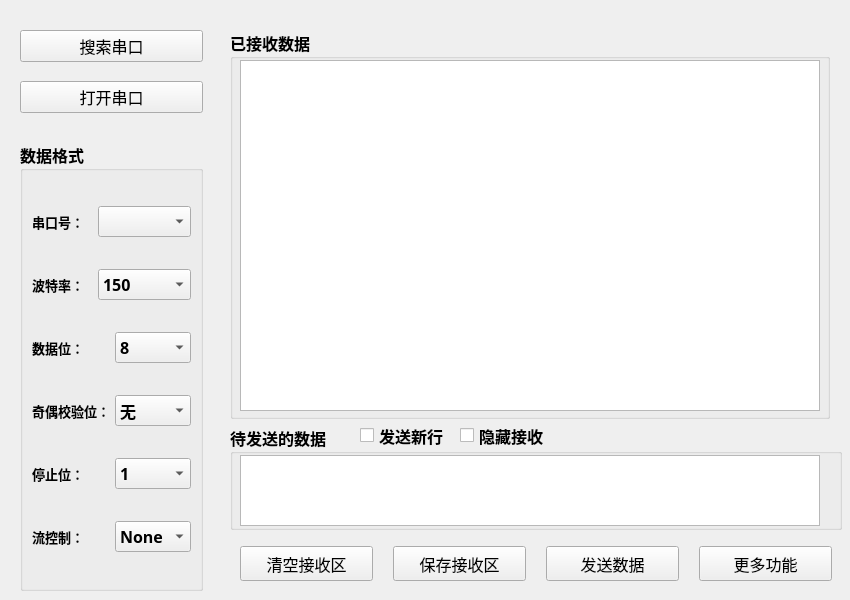
<?xml version="1.0" encoding="UTF-8"?>
<ui version="4.0">
 <class>MainWindow</class>
 <widget class="QMainWindow" name="MainWindow">
  <property name="geometry">
   <rect>
    <x>0</x>
    <y>0</y>
    <width>850</width>
    <height>600</height>
   </rect>
  </property>
  <property name="minimumSize">
   <size>
    <width>850</width>
    <height>600</height>
   </size>
  </property>
  <property name="maximumSize">
   <size>
    <width>850</width>
    <height>600</height>
   </size>
  </property>
  <property name="font">
   <font>
    <family>微软雅黑</family>
    <pointsize>12</pointsize>
   </font>
  </property>
  <property name="windowTitle">
   <string>启蒙上位机2.5尽可能减少空行、数字被拆分的可能</string>
  </property>
  <property name="iconSize">
   <size>
    <width>64</width>
    <height>64</height>
   </size>
  </property>
  <widget class="QWidget" name="centralwidget">
   <widget class="QWidget" name="layoutWidget1">
    <property name="geometry">
     <rect>
      <x>20</x>
      <y>30</y>
      <width>183</width>
      <height>561</height>
     </rect>
    </property>
    <layout class="QVBoxLayout" name="verticalLayout_3" stretch="2,1,6">
     <item>
      <layout class="QVBoxLayout" name="verticalLayout_2" stretch="1,0,1">
       <item>
        <widget class="QPushButton" name="searchButton">
         <property name="text">
          <string>搜索串口</string>
         </property>
         <property name="autoDefault">
          <bool>true</bool>
         </property>
        </widget>
       </item>
       <item>
        <spacer name="verticalSpacer">
         <property name="orientation">
          <enum>Qt::Vertical</enum>
         </property>
         <property name="sizeType">
          <enum>QSizePolicy::Maximum</enum>
         </property>
         <property name="sizeHint" stdset="0">
          <size>
           <width>20</width>
           <height>13</height>
          </size>
         </property>
        </spacer>
       </item>
       <item>
        <widget class="QPushButton" name="openButton">
         <property name="text">
          <string>打开串口</string>
         </property>
        </widget>
       </item>
      </layout>
     </item>
     <item>
      <spacer name="verticalSpacer_2">
       <property name="orientation">
        <enum>Qt::Vertical</enum>
       </property>
       <property name="sizeType">
        <enum>QSizePolicy::Maximum</enum>
       </property>
       <property name="sizeHint" stdset="0">
        <size>
         <width>20</width>
         <height>23</height>
        </size>
       </property>
      </spacer>
     </item>
     <item>
      <widget class="QGroupBox" name="groupBox">
       <property name="font">
        <font>
         <weight>75</weight>
         <bold>true</bold>
        </font>
       </property>
       <property name="title">
        <string>数据格式</string>
       </property>
       <layout class="QVBoxLayout" name="verticalLayout">
        <item>
         <layout class="QHBoxLayout" name="horizontalLayout">
          <item>
           <widget class="QLabel" name="label">
            <property name="font">
             <font>
              <pointsize>10</pointsize>
             </font>
            </property>
            <property name="text">
             <string>串口号：</string>
            </property>
           </widget>
          </item>
          <item>
           <widget class="QComboBox" name="portName"/>
          </item>
         </layout>
        </item>
        <item>
         <layout class="QHBoxLayout" name="horizontalLayout_2">
          <item>
           <widget class="QLabel" name="label_2">
            <property name="font">
             <font>
              <pointsize>10</pointsize>
             </font>
            </property>
            <property name="text">
             <string>波特率：</string>
            </property>
           </widget>
          </item>
          <item>
           <widget class="QComboBox" name="baud_rate">
            <item>
             <property name="text">
              <string>150</string>
             </property>
            </item>
            <item>
             <property name="text">
              <string>300</string>
             </property>
            </item>
            <item>
             <property name="text">
              <string>600</string>
             </property>
            </item>
            <item>
             <property name="text">
              <string>1200</string>
             </property>
            </item>
            <item>
             <property name="text">
              <string>2400</string>
             </property>
            </item>
            <item>
             <property name="text">
              <string>4800</string>
             </property>
            </item>
            <item>
             <property name="text">
              <string>7200</string>
             </property>
            </item>
            <item>
             <property name="text">
              <string>9600</string>
             </property>
            </item>
            <item>
             <property name="text">
              <string>14400</string>
             </property>
            </item>
            <item>
             <property name="text">
              <string>19200</string>
             </property>
            </item>
            <item>
             <property name="text">
              <string>38400</string>
             </property>
            </item>
            <item>
             <property name="text">
              <string>43000</string>
             </property>
            </item>
            <item>
             <property name="text">
              <string>57600</string>
             </property>
            </item>
            <item>
             <property name="text">
              <string>115200</string>
             </property>
            </item>
            <item>
             <property name="text">
              <string>128000</string>
             </property>
            </item>
            <item>
             <property name="text">
              <string>230400</string>
             </property>
            </item>
            <item>
             <property name="text">
              <string>256000</string>
             </property>
            </item>
            <item>
             <property name="text">
              <string>460800</string>
             </property>
            </item>
            <item>
             <property name="text">
              <string>921600</string>
             </property>
            </item>
            <item>
             <property name="text">
              <string>1024000</string>
             </property>
            </item>
            <item>
             <property name="text">
              <string>1382400</string>
             </property>
            </item>
            <item>
             <property name="text">
              <string>2048000</string>
             </property>
            </item>
            <item>
             <property name="text">
              <string>4000000</string>
             </property>
            </item>
           </widget>
          </item>
         </layout>
        </item>
        <item>
         <layout class="QHBoxLayout" name="horizontalLayout_3">
          <item>
           <widget class="QLabel" name="label_3">
            <property name="font">
             <font>
              <pointsize>10</pointsize>
             </font>
            </property>
            <property name="text">
             <string>数据位：</string>
            </property>
           </widget>
          </item>
          <item>
           <widget class="QComboBox" name="dataBits">
            <item>
             <property name="text">
              <string>8</string>
             </property>
            </item>
            <item>
             <property name="text">
              <string>7</string>
             </property>
            </item>
            <item>
             <property name="text">
              <string>6</string>
             </property>
            </item>
            <item>
             <property name="text">
              <string>5</string>
             </property>
            </item>
           </widget>
          </item>
         </layout>
        </item>
        <item>
         <layout class="QHBoxLayout" name="horizontalLayout_4">
          <item>
           <widget class="QLabel" name="label_4">
            <property name="font">
             <font>
              <pointsize>10</pointsize>
             </font>
            </property>
            <property name="text">
             <string>奇偶校验位：</string>
            </property>
           </widget>
          </item>
          <item>
           <widget class="QComboBox" name="Parity">
            <item>
             <property name="text">
              <string>无</string>
             </property>
            </item>
            <item>
             <property name="text">
              <string>奇校验</string>
             </property>
            </item>
            <item>
             <property name="text">
              <string>偶校验</string>
             </property>
            </item>
           </widget>
          </item>
         </layout>
        </item>
        <item>
         <layout class="QHBoxLayout" name="horizontalLayout_5">
          <item>
           <widget class="QLabel" name="label_5">
            <property name="font">
             <font>
              <pointsize>10</pointsize>
             </font>
            </property>
            <property name="text">
             <string>停止位：</string>
            </property>
           </widget>
          </item>
          <item>
           <widget class="QComboBox" name="stopBits">
            <item>
             <property name="text">
              <string>1</string>
             </property>
            </item>
            <item>
             <property name="text">
              <string>2</string>
             </property>
            </item>
           </widget>
          </item>
         </layout>
        </item>
        <item>
         <layout class="QHBoxLayout" name="horizontalLayout_7">
          <item>
           <widget class="QLabel" name="label_6">
            <property name="font">
             <font>
              <pointsize>10</pointsize>
             </font>
            </property>
            <property name="text">
             <string>流控制：</string>
            </property>
           </widget>
          </item>
          <item>
           <widget class="QComboBox" name="flowControl">
            <item>
             <property name="text">
              <string>None</string>
             </property>
            </item>
            <item>
             <property name="text">
              <string>Soft</string>
             </property>
            </item>
            <item>
             <property name="text">
              <string>Hard</string>
             </property>
            </item>
           </widget>
          </item>
         </layout>
        </item>
       </layout>
      </widget>
     </item>
    </layout>
   </widget>
   <widget class="QWidget" name="layoutWidget2">
    <property name="geometry">
     <rect>
      <x>230</x>
      <y>30</y>
      <width>612</width>
      <height>561</height>
     </rect>
    </property>
    <layout class="QVBoxLayout" name="verticalLayout_4" stretch="7,0,1">
     <property name="sizeConstraint">
      <enum>QLayout::SetDefaultConstraint</enum>
     </property>
     <item>
      <widget class="QGroupBox" name="groupBox_2">
       <property name="sizePolicy">
        <sizepolicy hsizetype="Expanding" vsizetype="Preferred">
         <horstretch>0</horstretch>
         <verstretch>0</verstretch>
        </sizepolicy>
       </property>
       <property name="minimumSize">
        <size>
         <width>600</width>
         <height>0</height>
        </size>
       </property>
       <property name="maximumSize">
        <size>
         <width>600</width>
         <height>16777215</height>
        </size>
       </property>
       <property name="font">
        <font>
         <weight>75</weight>
         <bold>true</bold>
        </font>
       </property>
       <property name="title">
        <string>已接收数据</string>
       </property>
       <widget class="QPlainTextEdit" name="recvText">
        <property name="geometry">
         <rect>
          <x>10</x>
          <y>30</y>
          <width>580</width>
          <height>351</height>
         </rect>
        </property>
        <property name="minimumSize">
         <size>
          <width>570</width>
          <height>0</height>
         </size>
        </property>
        <property name="maximumSize">
         <size>
          <width>630</width>
          <height>16777215</height>
         </size>
        </property>
        <property name="font">
         <font>
          <pointsize>10</pointsize>
          <weight>50</weight>
          <bold>false</bold>
         </font>
        </property>
       </widget>
      </widget>
     </item>
     <item>
      <widget class="QGroupBox" name="groupBox_3">
       <property name="minimumSize">
        <size>
         <width>500</width>
         <height>105</height>
        </size>
       </property>
       <property name="font">
        <font>
         <weight>75</weight>
         <bold>true</bold>
        </font>
       </property>
       <property name="title">
        <string>待发送的数据</string>
       </property>
       <widget class="QPlainTextEdit" name="sendText">
        <property name="geometry">
         <rect>
          <x>10</x>
          <y>30</y>
          <width>580</width>
          <height>71</height>
         </rect>
        </property>
        <property name="minimumSize">
         <size>
          <width>580</width>
          <height>0</height>
         </size>
        </property>
       </widget>
       <widget class="QCheckBox" name="newlineBox">
        <property name="geometry">
         <rect>
          <x>130</x>
          <y>-5</y>
          <width>98</width>
          <height>31</height>
         </rect>
        </property>
        <property name="text">
         <string>发送新行</string>
        </property>
       </widget>
       <widget class="QCheckBox" name="clearBox">
        <property name="geometry">
         <rect>
          <x>230</x>
          <y>-5</y>
          <width>91</width>
          <height>31</height>
         </rect>
        </property>
        <property name="text">
         <string>隐藏接收</string>
        </property>
       </widget>
      </widget>
     </item>
     <item>
      <layout class="QHBoxLayout" name="horizontalLayout_6" stretch="0,0,0,0">
       <property name="spacing">
        <number>20</number>
       </property>
       <property name="sizeConstraint">
        <enum>QLayout::SetDefaultConstraint</enum>
       </property>
       <property name="leftMargin">
        <number>10</number>
       </property>
       <property name="topMargin">
        <number>10</number>
       </property>
       <property name="rightMargin">
        <number>10</number>
       </property>
       <property name="bottomMargin">
        <number>10</number>
       </property>
       <item>
        <widget class="QPushButton" name="clearButton">
         <property name="sizePolicy">
          <sizepolicy hsizetype="Minimum" vsizetype="Minimum">
           <horstretch>0</horstretch>
           <verstretch>0</verstretch>
          </sizepolicy>
         </property>
         <property name="text">
          <string>清空接收区</string>
         </property>
        </widget>
       </item>
       <item>
        <widget class="QPushButton" name="saveButton">
         <property name="sizePolicy">
          <sizepolicy hsizetype="Minimum" vsizetype="Minimum">
           <horstretch>0</horstretch>
           <verstretch>0</verstretch>
          </sizepolicy>
         </property>
         <property name="text">
          <string>保存接收区</string>
         </property>
        </widget>
       </item>
       <item>
        <widget class="QPushButton" name="sendButton">
         <property name="sizePolicy">
          <sizepolicy hsizetype="Minimum" vsizetype="Minimum">
           <horstretch>0</horstretch>
           <verstretch>0</verstretch>
          </sizepolicy>
         </property>
         <property name="text">
          <string>发送数据</string>
         </property>
        </widget>
       </item>
       <item>
        <widget class="QPushButton" name="moreButton">
         <property name="sizePolicy">
          <sizepolicy hsizetype="Minimum" vsizetype="Minimum">
           <horstretch>0</horstretch>
           <verstretch>0</verstretch>
          </sizepolicy>
         </property>
         <property name="text">
          <string>更多功能</string>
         </property>
         <property name="autoDefault">
          <bool>false</bool>
         </property>
         <property name="default">
          <bool>false</bool>
         </property>
        </widget>
       </item>
      </layout>
     </item>
    </layout>
   </widget>
  </widget>
 </widget>
 <resources/>
 <connections/>
</ui>
